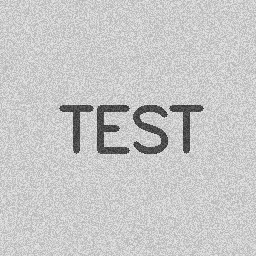
#> input picture avni/noisy_image.png, 256 x 256 px
$ python 6.4.py
#> lines starting #> are read from the running program, lines starting #| are printed output that depends on the picture
##Non-local Means Denoising (for General Noise, edge preserving)
import cv2
import matplotlib.pyplot as plt
# Read noisy image
img = cv2.imread("noisy_image.png", 0)
#> img is the input picture: shape (256, 256); min 50, max 229, mean 199.4
# Apply Non-local Means Denoising
restored = cv2.fastNlMeansDenoising(img, None, 30, 7, 21)
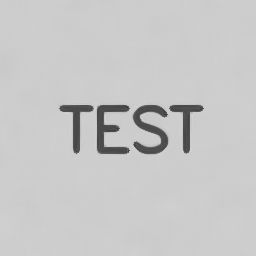
#> restored: shape (256, 256); min 56, max 215, mean 199.4
# Show results
plt.subplot(1, 2, 1), plt.imshow(img, cmap='gray'), plt.title("Noisy Image")
plt.subplot(1, 2, 2), plt.imshow(restored, cmap='gray'), plt.title("Restored (Non-local Means)")
plt.show()
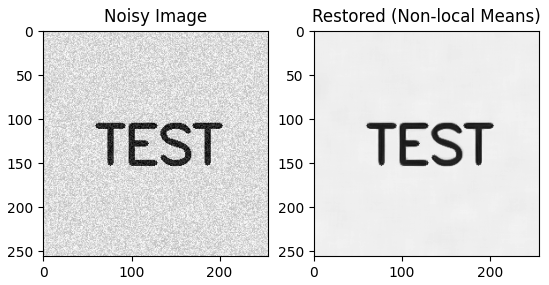
#> figure drawn by matplotlib, 2 panels

$ run again, with avni/1.png copied over avni/noisy_image.png
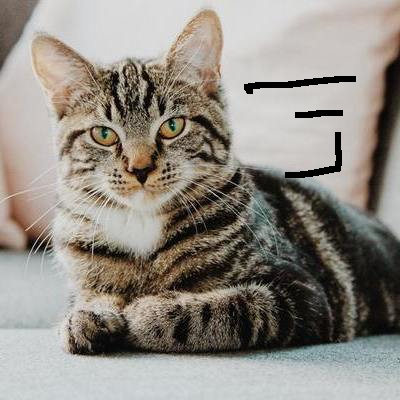
#> input picture avni/1.png, 400 x 400 px
#> `restored = cv2.fastNlMeansDenoising(img, None, 30, 7, 21)`:
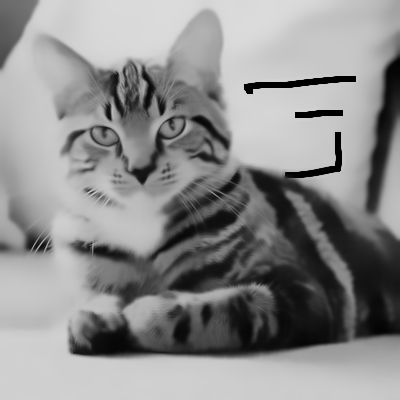
#> restored: shape (400, 400); min 0, max 219, mean 141
#> `plt.show()`:
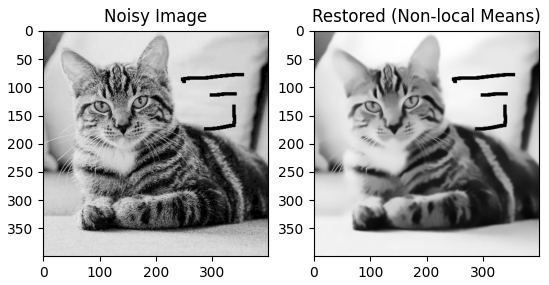
#> figure drawn by matplotlib, 2 panels
